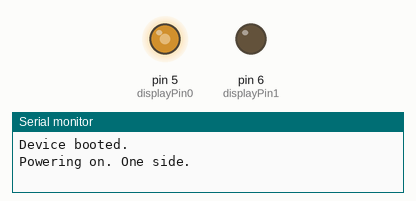
Simulated run of this program. Board: Arduino Uno, built with avr-gcc and run on an emulated ATmega328P. On the bench: output pins drawn as LEDs (lit = HIGH), the last lines printed to the serial monitor.

Above: at 0.05 s.
At 7.05 s:
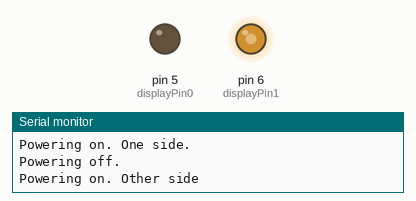
At 14.0 s:
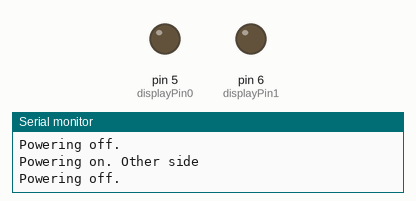
Timing chart, 0 to 18.2 s (numbered marks = the images above):
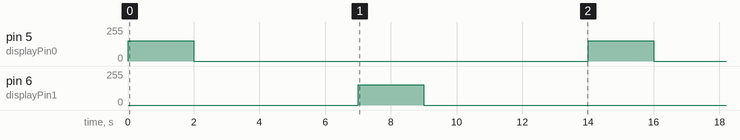

The program:

main.cpp
```cpp
/*
  Switches the polarity on two pins.

  On and off times can be adjusted by changing the corresponding
  variables.

  This code uses Arduino's delay function for on and off times and
  should therefore not be used with time sensitive code.

  by Walther Jensen
  https://github.com/DecoChrom/Arduino/Simple
*/

#include <Arduino.h>

// The following line is not needed when compiled from Arduino IDE
void setDisplayPower(bool polarity, float voltage);

// Set display pins to two PWM output (5,6)
const int displayPin0 = 5;
const int displayPin1 = 6;

// Set on, off timings for display
// and a boolean to control the polarity
int onInterval = 2000;
int offInterval = 5000;
bool side = true;
float voltage = 3.0;

void setup()
{
  pinMode(displayPin0, OUTPUT);
  pinMode(displayPin1, OUTPUT);

  Serial.begin(9600);
  Serial.println("Device booted.");
}


void loop()
{
  Serial.print("Powering on. ");
  Serial.println((side ? "One side." : "Other side"));

  setDisplayPower(side, voltage);

  // We flip side to flip the polarity.
  side = !side;
  delay(onInterval);

  Serial.println("Powering off.");

  setDisplayPower(side, 0);
  delay(offInterval);

}

void setDisplayPower(bool polarity, float voltage){
  // Convert voltage to 255 range
  int v = (voltage / 5.0) * 255;

  if (polarity){
    analogWrite(displayPin0, v);
    analogWrite(displayPin1, 0);
  } else {
    analogWrite(displayPin0, 0);
    analogWrite(displayPin1, v);
  }

}
```

Measured:
- by itself, pin 5 (displayPin0), pin 6 (displayPin1): alternates 153/255 for 2.0 s and 0/255 for 12.0 s
